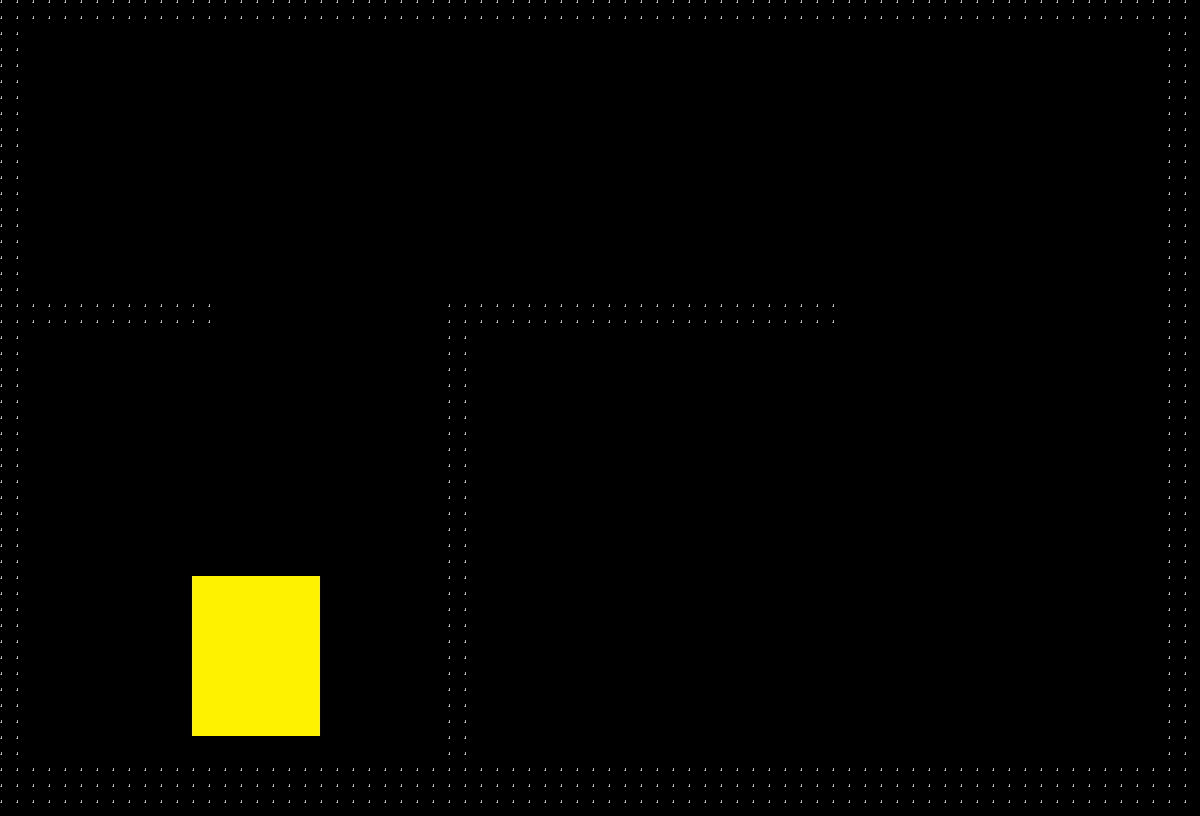

Below is a game level as drawn by its tile map, then a one-line description and the .tmx that defines it (tile-layer data replaced by summaries):
An orthogonal 75x51 tile map with 16x16 px tiles, 1 tile layer (Tile Layer 1).

<map version="1.10" tiledversion="1.12.2" orientation="orthogonal" renderorder="right-down" width="75" height="51" tilewidth="16" tileheight="16" infinite="0" nextlayerid="2" nextobjectid="1">
 <tileset firstgid="1" source="place_holder_tileset.tsx" />
 <layer id="1" name="Tile Layer 1" width="75" height="51">
  <data>[3825 cells, 767 non-empty, 2 distinct tile ids]</data>
 </layer>
</map>
